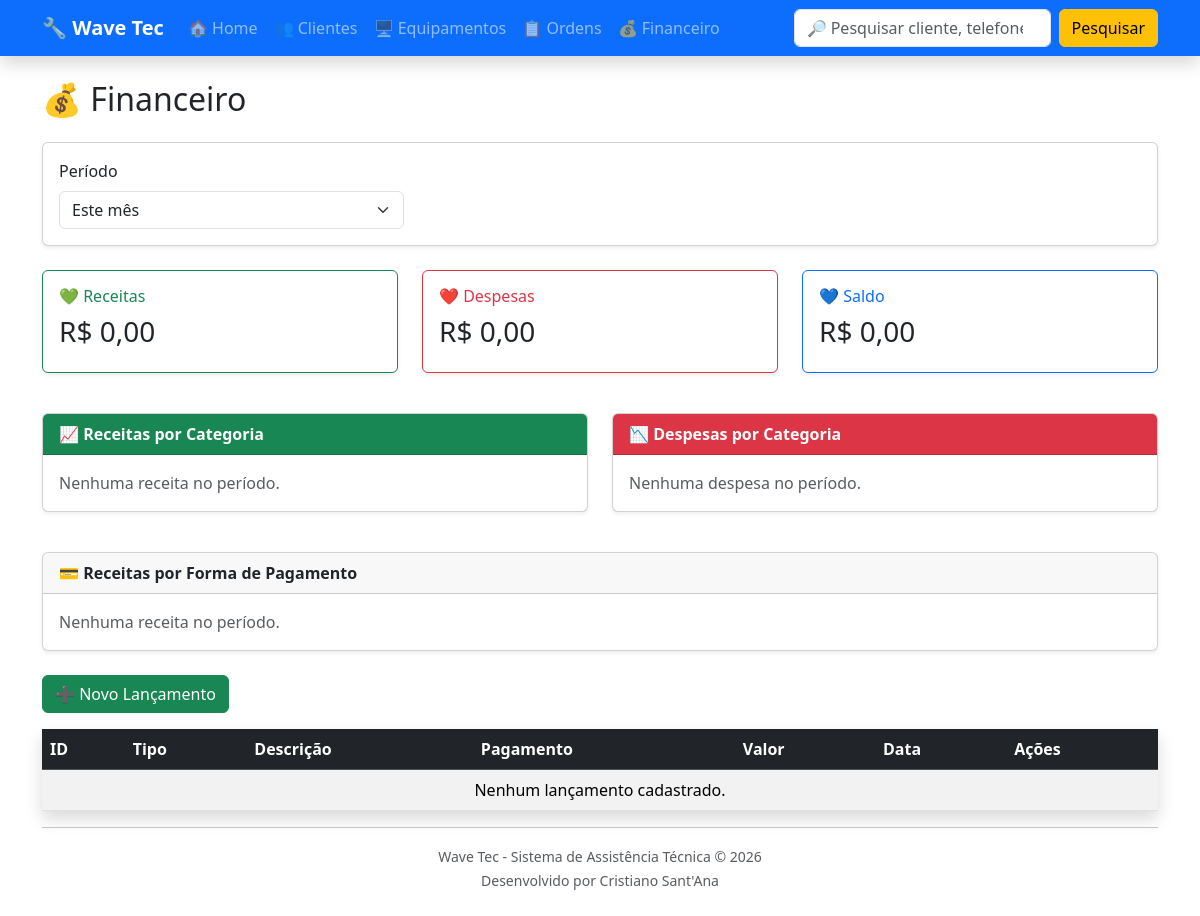
/financeiro/, run on an earlier commit of the app's database.
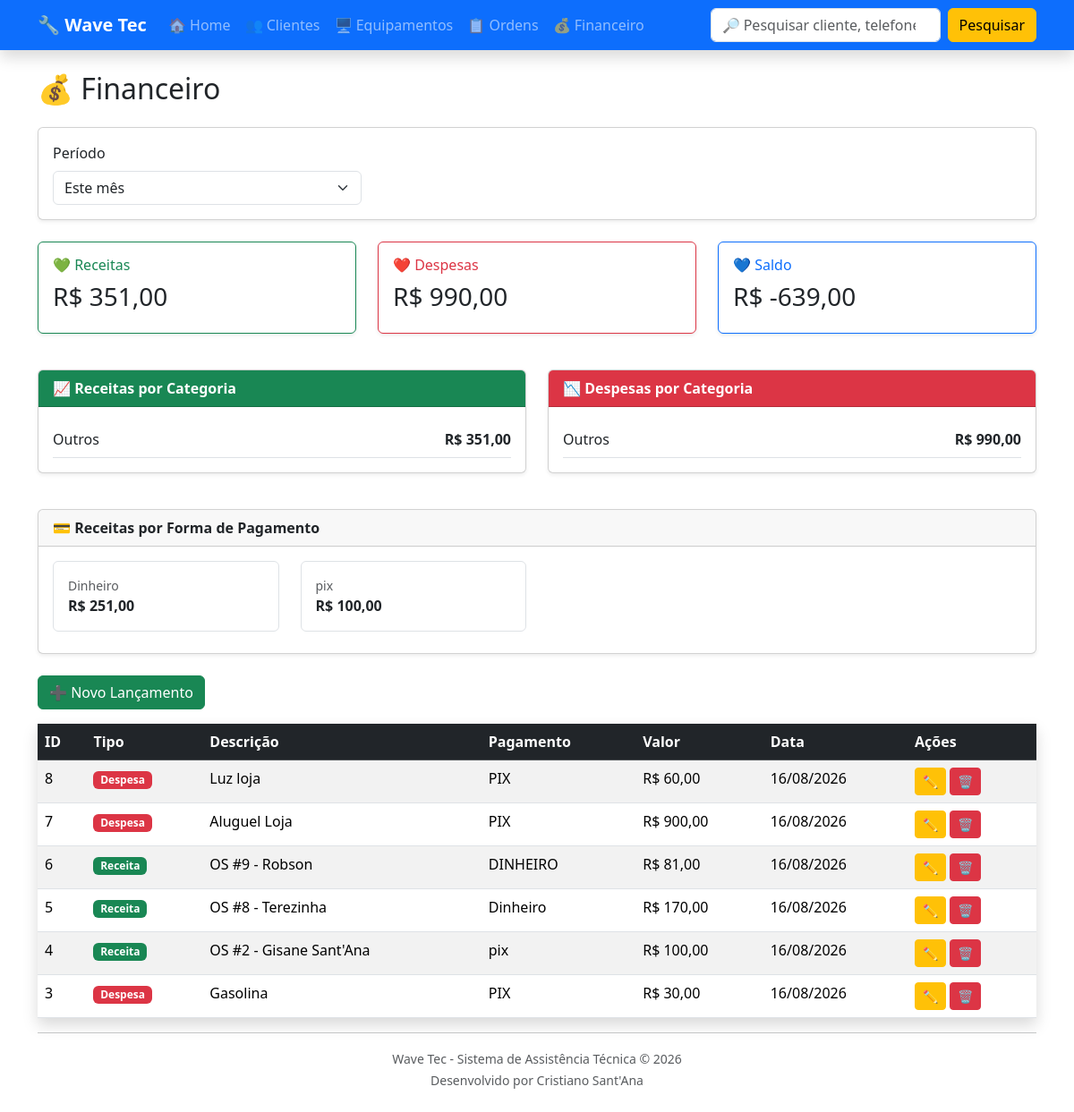
And on a later commit of the database.
### financeiro/models.py (models this page shows, shortened)
class Lancamento(models.Model):
    TIPO_CHOICES = [
        ("RECEITA", "Receita"),
        ("DESPESA", "Despesa"),
    ]
    CATEGORIA_CHOICES = [
        ("SERVICOS", "Serviços"),
        ("PECAS", "Peças"),
        ("ENERGIA", "Energia"),
        ("ALUGUEL", "Aluguel"),
        ("MATERIAL", "Material"),
        ("OUTROS", "Outros"),
    ]
    FORMA_PAGAMENTO = [
        ("DINHEIRO", "Dinheiro"),
        ("PIX", "PIX"),
        ("CARTAO", "Cartão"),
        ("TRANSFERENCIA", "Transferência"),
    ]
    tipo = models.CharField(
        max_length=10,
        choices=TIPO_CHOICES
    )
    categoria = models.CharField(
        max_length=20,
        choices=CATEGORIA_CHOICES,
        default="OUTROS"
    )
    descricao = models.CharField(
        max_length=200
    )
    valor = models.DecimalField(
        max_digits=10,
        decimal_places=2
    )
    data = models.DateField(
        auto_now_add=True
    )
    forma_pagamento = models.CharField(
        max_length=20,
        choices=FORMA_PAGAMENTO
    )
    observacoes = models.TextField(
        blank=True
    )
    ordem = models.OneToOneField(
        OrdemServico,
        on_delete=models.SET_NULL,
        null=True,
        blank=True,
        related_name="lancamento_financeiro"
    )
    criado_em = models.DateTimeField(
        auto_now_add=True
    )
    class Meta:
        ordering = ["-data", "-id"]
        verbose_name = "Lançamento"
        verbose_name_plural = "Financeiro"

### financeiro/views.py (the view, shortened to what this page needs)
def lista_financeiro(request):
    hoje = timezone.localdate()
    periodo = request.GET.get("periodo", "mes")
    data_inicio = request.GET.get("data_inicio", "")
    data_fim = request.GET.get("data_fim", "")
    lancamentos = Lancamento.objects.all()
    if periodo == "hoje":
        lancamentos = lancamentos.filter(
            data=hoje
        )
    elif periodo == "mes":
        lancamentos = lancamentos.filter(
            data__year=hoje.year,
            data__month=hoje.month
        )
    elif periodo == "ano":
        lancamentos = lancamentos.filter(
            data__year=hoje.year
        )
    lancamentos = lancamentos.order_by(
        "-data",
        "-id"
    )
    total_receitas = (
        lancamentos
        .filter(tipo="RECEITA")
        .aggregate(total=Sum("valor"))
        ["total"]
        or Decimal("0.00")
    )
    total_despesas = (
        lancamentos
        .filter(tipo="DESPESA")
        .aggregate(total=Sum("valor"))
        ["total"]
        or Decimal("0.00")
    )
    saldo = total_receitas - total_despesas
    receitas_categoria = (
        lancamentos
        .filter(tipo="RECEITA")
        .values("categoria")
        .annotate(total=Sum("valor"))
        .order_by("-total")
    )
    for item in receitas_categoria:
        item["categoria_nome"] = dict(
            Lancamento.CATEGORIA_CHOICES
        ).get(
            item["categoria"],
            item["categoria"]
        )
    despesas_categoria = (
        lancamentos
        .filter(tipo="DESPESA")
        .values("categoria")
        .annotate(total=Sum("valor"))
        .order_by("-total")
    )
    for item in despesas_categoria:
        item["categoria_nome"] = dict(
            Lancamento.CATEGORIA_CHOICES
        ).get(
            item["categoria"],
            item["categoria"]
        )
    formas_pagamento = {}
    for lancamento in lancamentos.filter(tipo="RECEITA"):
        forma = lancamento.get_forma_pagamento_display()
        if forma not in formas_pagamento:
            formas_pagamento[forma] = Decimal("0.00")
        formas_pagamento[forma] += lancamento.valor
    formas_pagamento = sorted(
        [
            {
                "forma_pagamento": forma,
                "total": total,
            }
            for forma, total in formas_pagamento.items()
        ],
        key=lambda item: item["total"],
        reverse=True
    )
    return render(
        request,
        "financeiro/lista_financeiro.html",
        {
            "lancamentos": lancamentos,
            "total_receitas": total_receitas,
            "total_despesas": total_despesas,
            "saldo": saldo,
            "receitas_categoria": receitas_categoria,
            "despesas_categoria": despesas_categoria,
            "formas_pagamento": formas_pagamento,
            "periodo": periodo,
            "data_inicio": data_inicio,
            "data_fim": data_fim,
        }
    )

### financeiro/templates/financeiro/lista_financeiro.html (shortened to what the changed rows need)
{% extends "base.html" %}
{% block content %}
<h2 class="mb-4">
    💰 Financeiro
</h2>
<div class="row mb-4">
    <div class="col-md-4 mb-3">
        <div class="card shadow-sm border-success">
            <div class="card-body">
                <h6 class="text-success">
                    💚 Receitas
                </h6>
                <h3>
                    R$ {{ total_receitas|floatformat:2 }}
                </h3>
            </div>
        </div>
    </div>
    <div class="col-md-4 mb-3">
        <div class="card shadow-sm border-danger">
            <div class="card-body">
                <h6 class="text-danger">
                    ❤️ Despesas
                </h6>
                <h3>
                    R$ {{ total_despesas|floatformat:2 }}
                </h3>
            </div>
        </div>
    </div>
    <div class="col-md-4 mb-3">
        <div class="card shadow-sm border-primary">
            <div class="card-body">
                <h6 class="text-primary">
                    💙 Saldo
                </h6>
                <h3>
                    R$ {{ saldo|floatformat:2 }}
                </h3>
            </div>
        </div>
    </div>
</div>
<div class="row mb-4">
    <div class="col-md-6 mb-3">
        <div class="card shadow-sm">
            <div class="card-body">
                {% if receitas_categoria %}
                    {% for item in receitas_categoria %}
                        <div class="d-flex justify-content-between border-bottom py-2">
                            <span>
                                {{ item.categoria_nome }}
                            </span>
                            <strong>
                                R$ {{ item.total|floatformat:2 }}
                            </strong>
                        </div>
                    {% endfor %}
                {% else %}
                    <p class="text-muted mb-0">
                        Nenhuma receita no período.
                    </p>
                {% endif %}
            </div>
        </div>
    </div>
    <div class="col-md-6 mb-3">
        <div class="card shadow-sm">
            <div class="card-body">
                {% if despesas_categoria %}
                    {% for item in despesas_categoria %}
                        <div class="d-flex justify-content-between border-bottom py-2">
                            <span>
                                {{ item.categoria_nome }}
                            </span>
                            <strong>
                                R$ {{ item.total|floatformat:2 }}
                            </strong>
                        </div>
                    {% endfor %}
                {% else %}
                    <p class="text-muted mb-0">
                        Nenhuma despesa no período.
                    </p>
                {% endif %}
            </div>
        </div>
    </div>
</div>
<div class="card shadow-sm mb-4">
    <div class="card-body">
        {% if formas_pagamento %}
            <div class="row">
                {% for item in formas_pagamento %}
                    <div class="col-md-3 mb-2">
                        <div class="border rounded p-3">
                            <div class="text-muted small">
                                {{ item.forma_pagamento }}
                            </div>
                            <strong>
                                R$ {{ item.total|floatformat:2 }}
                            </strong>
                        </div>
                    </div>
                {% endfor %}
            </div>
        {% else %}
            <p class="text-muted mb-0">
                Nenhuma receita no período.
            </p>
        {% endif %}
    </div>
</div>
<table class="table table-striped table-hover shadow">
    <thead class="table-dark">
        <tr>
            <th>ID</th>
            <th>Tipo</th>
            <th>Descrição</th>
            <th>Pagamento</th>
            <th>Valor</th>
            <th>Data</th>
            <th>Ações</th>
        </tr>
    </thead>
    <tbody>
        {% for lancamento in lancamentos %}
        <tr>
            <td>
                {{ lancamento.id }}
            </td>
            <td>
                {% if lancamento.tipo == "RECEITA" %}
                    <span class="badge bg-success">
                        Receita
                    </span>
                {% else %}
                    <span class="badge bg-danger">
                        Despesa
                    </span>
                {% endif %}
            </td>
            <td>
                {{ lancamento.descricao }}
            </td>
            <td>
                {{ lancamento.forma_pagamento }}
            </td>
            <td>
                R$ {{ lancamento.valor }}
            </td>
            <td>
                {{ lancamento.data|date:"d/m/Y" }}
            </td>
            <td>
                <a
                    href="{% url 'editar_lancamento' lancamento.id %}"
                    class="btn btn-sm btn-warning">
                    ✏️
                </a>
                <a
                    href="{% url 'excluir_lancamento' lancamento.id %}"
                    class="btn btn-sm btn-danger">
                    🗑
                </a>
            </td>
        </tr>
        {% empty %}
        <tr>
            <td colspan="7" class="text-center">
                Nenhum lançamento cadastrado.
            </td>
        </tr>
        {% endfor %}
    </tbody>
</table>
{% endblock %}

What changed in the data, as far as the page shows it:
added Lancamento: forma_pagamento "pix", id "4", tipo "Receita", descricao "OS #2 - Gisane Sant'Ana", forma_pagamento "pix", valor "100,00", data "16/08/2026"
added Lancamento: id "8", tipo "Despesa", descricao "Luz loja", forma_pagamento "PIX", valor "60,00", data "16/08/2026"
added Lancamento: id "7", tipo "Despesa", descricao "Aluguel Loja", forma_pagamento "PIX", valor "900,00", data "16/08/2026"
added Lancamento: id "6", tipo "Receita", descricao "OS #9 - Robson", forma_pagamento "DINHEIRO", valor "81,00", data "16/08/2026"
added Lancamento: id "5", tipo "Receita", descricao "OS #8 - Terezinha", forma_pagamento "Dinheiro", valor "170,00", data "16/08/2026"
added Lancamento: id "3", tipo "Despesa", descricao "Gasolina", forma_pagamento "PIX", valor "30,00", data "16/08/2026"
Also different on the page:
{{ total_receitas|floatformat:2 }}: "0,00" → "351,00"
{{ total_despesas|floatformat:2 }}: "0,00" → "990,00"
{{ saldo|floatformat:2 }}: "0,00" → "-639,00"
new list line: "Outros R$ 351,00"
new list line: "Outros R$ 990,00"
new list line: "Dinheiro R$ 251,00"
new list line: "R$ 100,00"
text no longer shown: "Nenhuma receita no período. Nenhuma despesa no período. Nenhuma receita no período. Nenhum lançamento cadastrado."
